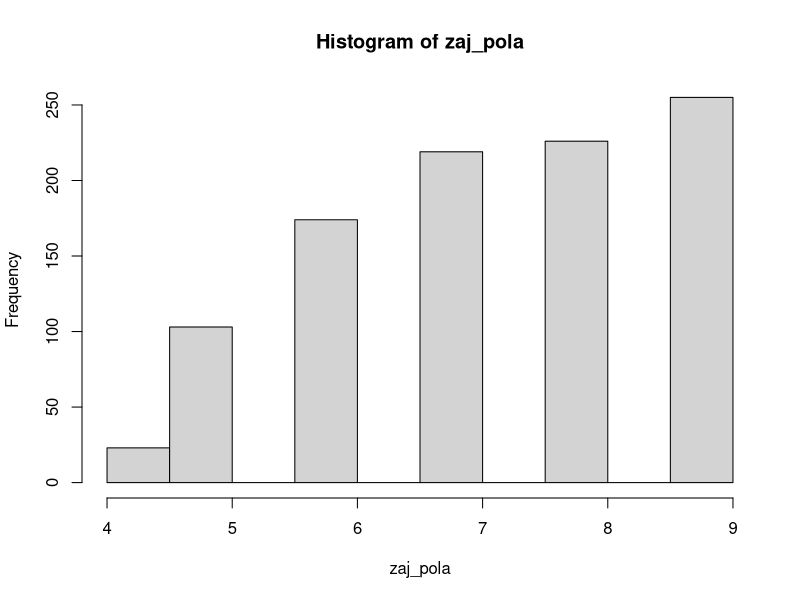
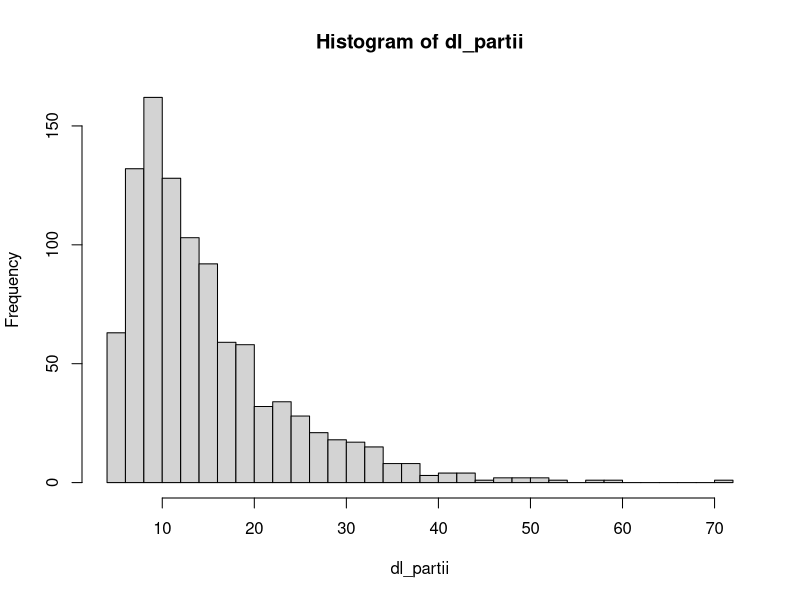
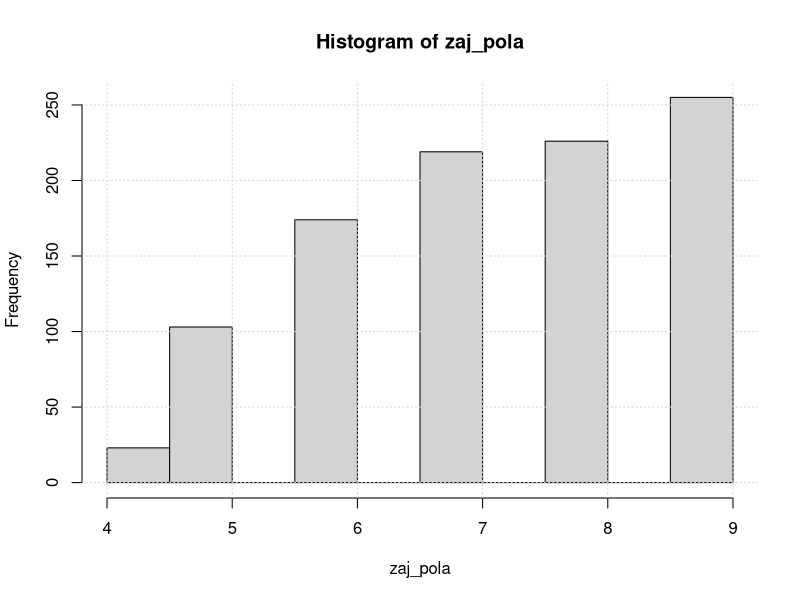
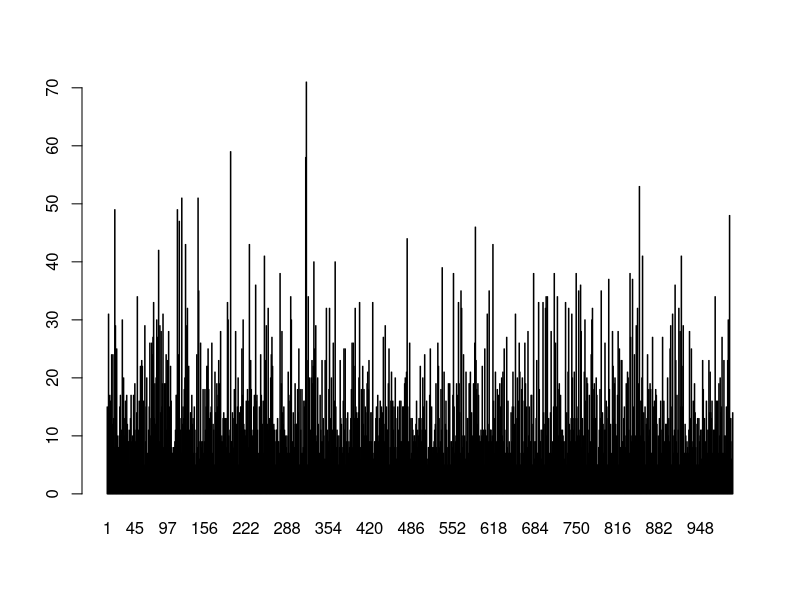
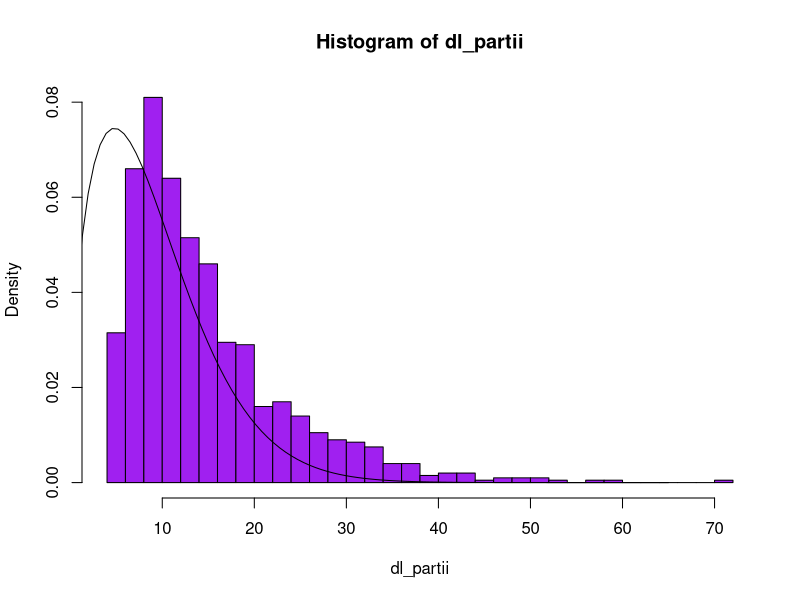
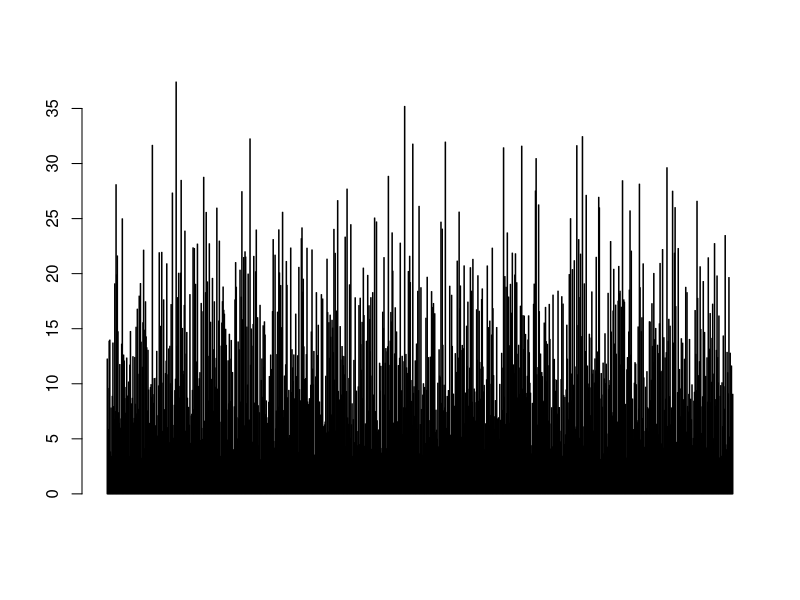
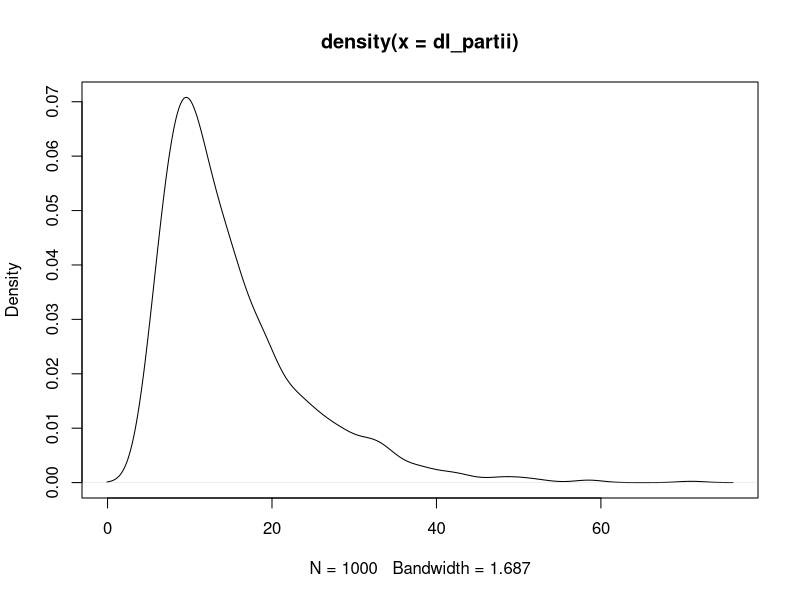

Write R code to recreate these figures, in order.
Powt<-1000              # Ustalamy liczbę partii
gr1<-0                  # wyzeruj liczbę zwycięstw gracza 1
dl_partii<-rep(0,Powt)  # utwórz tablicę do zapisu liczby
# posunięć w poszczególnych partiach
zaj_pola<-rep(0,Powt)   # utwórz tablicę do zapisu liczby
# zajętych pól w poszczeg. partiach

for(i in 1:Powt){
  #---------------------------------------------------------
  # Kod procedury symulującej jedną partię (O i X)  
  Pole<-matrix(rep(0,9),nrow=3)  # Wyzeruj planszę 3x3 
  gracz<-1;     # gracze będą stawiali na planszy 1 i -1
  zap_pola<-0;  # wyzeruj licznik zapełnionych pól
  N<-0          # wyzeruj licznik posunięć w partii
  
  while(zap_pola<9){  # dopóki są wolne pola wykonuj 
    N<-N+1      # uaktualnij numer posunięcia
    xx<-sample(1:3,1)   # wylosuj ...
    yy<-sample(1:3,1)   # ... współrzędne
    if(Pole[yy,xx]==0){    # jeśli wylosowano puste pole
      Pole[yy,xx]<-gracz;  # postaw znak gracza
      zap_pola<-zap_pola+1 # zwiększ licznik zajętych pól
    }
    # policz, ile jest układów trzech 1 w jednej linii
    # poziomej, pionowej lub ukośnej
    S1<-sum(rowSums(Pole)==3)+sum(colSums(Pole)==3)+
      sum(sum(diag(Pole))==3)+
      sum(sum(diag(apply(Pole,2,rev)))==3)
    # policz, ile jest układów trzech -1 w jednej linii
    # poziomej, pionowej lub ukośnej    
    S2<-sum(rowSums(Pole)==-3)+sum(colSums(Pole)==-3)+
      sum(sum(diag(Pole))==-3)+
      sum(sum(diag(apply(Pole,2,rev)))==-3)
    if(S1+S2>0) break # jeśli pojawił się układ potrójny,
    # to przerwij partię
    gracz<- -gracz    # ruch otrzymuje przeciwnik 
  }
  #---------------------------------------------------------
  if(gracz==1) gr1<-gr1+1 # jeśli wygrał gracz 1, zwiększ
  # jego licznik
  dl_partii[i]<-N        # zapisz liczbę posunięć
  # w i-tej partii
  zaj_pola[i]<-zap_pola   # zapisz liczbę zajętych pól
  # w i-tej partii
}

# 1.Wypisz ułamek zwycięstw 1 gracza (czyli przybliżone
# prawdopodobieństwo zwycięstwa 1 gracza)
gr1/Powt

# 2.Narysuj histogram ("rozkład") liczby zajętych pól
hist(zaj_pola)

# 3.Narysuj histogram liczby posunięć w partiach
hist(dl_partii, breaks=40)

#======================
#Analiza
#======================
#1.Który graacz wygrywa?

gr1/Powt

#Szacowane prawdop. zwycięstwa gracza i wynosi około 0.6
#Wniosek: gracz 1 jest faworytem

#barplot(zaj_pola, names.arg = 1:Powt)

#wniosek: mało prawdopodobne wartości też się zdarzają :)))
mean(zaj_pola)

#2.Średnia liczba zajętych pól wynosi 7

#wykonujemy histogram
#zm$count/Powt
hist(zaj_pola)
grid()
#wniosek: najczęściej zaznaczonych jest 7, 8 lub 9 pól

#3.Długość partii
barplot(dl_partii, names.arg = 1:Powt)
max(dl_partii)

#wniosek: typowe wartości ekstremalne liczby posunięć oscylują 
#w przedziale [50,90]

mean(dl_partii)

#średnia długość partii to ok 15

hist(dl_partii, breaks=35, col="purple",freq = F)

curve(dweibull(x,1.5,10),0,65,add = T)

barplot(rweibull(1000,1.5,10)+3)
plot(density(dl_partii))

#wniosek: rozkład prawdopodobieństwa zmiennej losowej "liczba posunięć" 
#przypomina rozkład weibull'a
